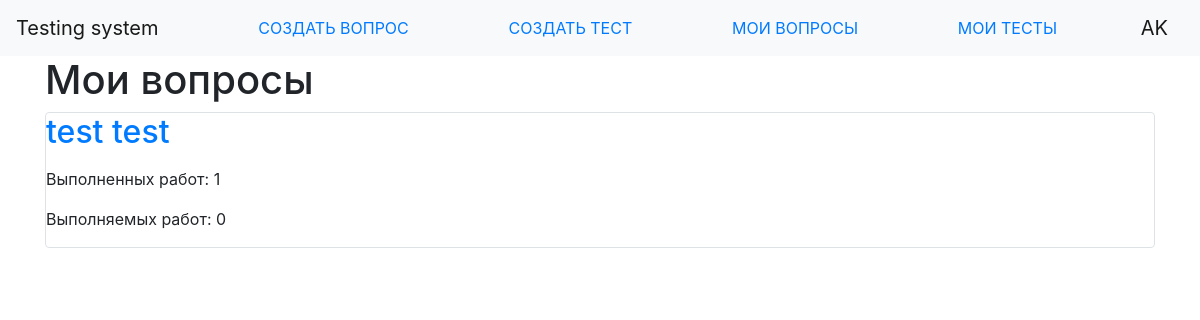
Page /my_tests (signed in) on the committed database.
### data/users.py (models this page shows, shortened)
class User(SqlAlchemyBase, UserMixin, SerializerMixin):
    __tablename__ = 'users'
    id = sqlalchemy.Column(sqlalchemy.Integer, primary_key=True, autoincrement=True)
    name = sqlalchemy.Column(sqlalchemy.String)
    email = sqlalchemy.Column(sqlalchemy.String, unique=True)
    hashed_password = sqlalchemy.Column(sqlalchemy.String)
    questions = orm.relation("Question")

### data/tests.py (models this page shows)
class Test(SqlAlchemyBase, SerializerMixin):
    __tablename__ = 'tests'
    id = sqlalchemy.Column(sqlalchemy.Integer, primary_key=True, autoincrement=True)
    author_id = sqlalchemy.Column(sqlalchemy.Integer, sqlalchemy.ForeignKey("users.id"))
    author = orm.relation("User")
    title = sqlalchemy.Column(sqlalchemy.String)
    questions = orm.relation("Question",
                              secondary="tests_to_questions",
                              backref="tests")

### main.py (the view)
@app.route('/my_tests')
@login_required
def my_tests():
    db_sess = db_session.create_session()
    tests = db_sess.query(Test).filter(Test.author_id == flask_login.current_user.id).all()
    completed_works = [len(db_sess.query(Work).filter(Work.test_id == test.id, Work.is_finished).all()) for test in tests]
    uncompleted_works = [len(db_sess.query(Work).filter(Work.test_id == test.id, not Work.is_finished).all()) for test in tests]
    return render_template('my_tests.html',
                           tests=tests,
                           completed_works=completed_works,
                           uncompleted_works=uncompleted_works,
                           title='Мои тесты')

### data/db_session.py (called while the page is built)
def create_session() -> Session:
    global __factory
    return __factory()

### main.py (called while the page is built)
@login_manager.user_loader
def load_user(user_id):
    db_sess = db_session.create_session()
    return db_sess.query(User).get(user_id)

### templates/my_tests.html (shortened to what this page needs)
{% extends "base.html" %}
{% block content %}
<h1>Мои вопросы</h1>
{% for item in tests %}
<div class="col-md6 border rounded">
    <h2><a href="http://127.0.0.1:5000/my_tests/{{ item.id }}">{{ item.title }}</a></h2>
    <div>
        <p>Выполненных работ: {{ completed_works[loop.index0] }}</p>
        <p>Выполняемых работ: {{ uncompleted_works[loop.index0] }}</p>
    </div>
</div>
{% endfor %}
{% endblock %}

### templates/base.html (shortened to what this page needs)
<!doctype html>
<html lang="en">
<head>
    <link rel="stylesheet"
          href="https://stackpath.bootstrapcdn.com/bootstrap/4.4.1/css/bootstrap.min.css"
>
</head>
<body>
<header>
    <nav class="navbar navbar-light bg-light">
        <a class="navbar-brand" href="/">Testing system</a>
        <a class="nav-link" href="/new_question">СОЗДАТЬ ВОПРОС</a>
        <a class="nav-link" href="/new_test">СОЗДАТЬ ТЕСТ</a>
        <a class="nav-link" href="/my_questions">МОИ ВОПРОСЫ</a>
        <a class="nav-link" href="/my_tests">МОИ ТЕСТЫ</a>
        {% if current_user.is_authenticated %}
            <a class="navbar-brand" href="/logout">{{ current_user.name }}</a>
        {% else %}
            <p>
            <a class="btn btn-primary " href="/register">Зарегистрироваться</a>
            <a class="btn btn-success" href="/login">Войти</a>
            </p>
        {% endif %}
    </nav>
</header>
<main role="main" class="container">
    {% block content %}{% endblock %}
</main>
</body>
</html>

### rows in the picture
User: name "AK"
Test: title "test test", completed_works "1", uncompleted_works "0"
